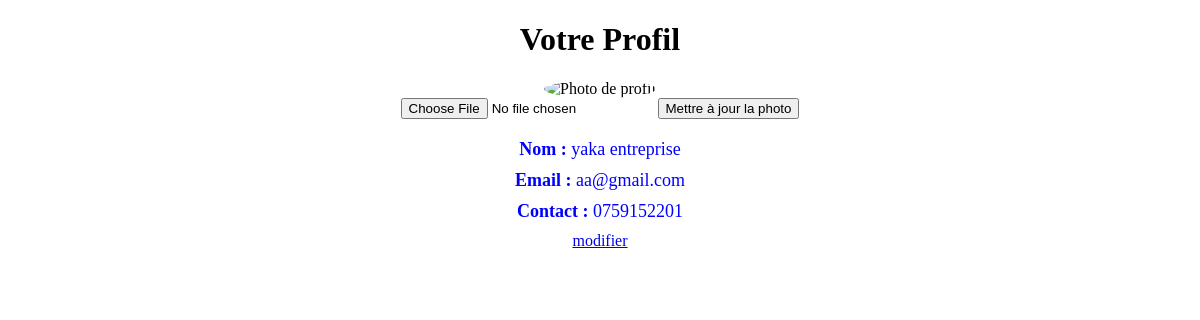
The app's page /profil (signed in) with its own data.
### tables this page shows
CREATE TABLE utilisateur (
        id INTEGER PRIMARY KEY AUTOINCREMENT,
        nom TEXT,
        email TEXT UNIQUE,
        contact TEXT UNIQUE,
        mot_de_passe TEXT,
        solde REAL DEFAULT 3000
    );

### app.py (the view)
@app.route('/profil', methods=['GET', 'POST'])
@login_required
def profil():
    return render_template('profil.html', nom=current_user.nom, email=current_user.email, contact=current_user.contact)

### app.py (called while the page is built)
@login_manager.user_loader
def load_user(user_id):
    cursor.execute('SELECT * FROM utilisateur WHERE id = ?', (user_id,))
    utilisateur_data = cursor.fetchone()
    if utilisateur_data:
        return Utilisateur(*utilisateur_data)
    return None

### templates/profil.html (shortened to what this page needs)
<!DOCTYPE html>
<html lang="en">
<head>
</head>
<body>
    <div class="profile-container">
        <h1>Votre Profil</h1>
        <img class="profile-image"  alt="Photo de profil">
        <form method="POST" enctype="multipart/form-data">
            <input type="file" name="photo" accept="image/*">
            <button type="submit">Mettre à jour la photo</button>
        </form>
        <div class="profile-info">
            <p><strong>Nom :</strong> {{ nom }}</p>
            <p><strong>Email :</strong> {{ email }}</p>
            <p><strong>Contact :</strong> {{ contact }}</p>
        </div>
        <a href="{{url_for('modifier_profil')}}">modifier</a>
    </div>
</body>
</html>

### templates/profil.html (style rules this page uses)
.profile-container { text-align: center; margin-top: 20px; }
.profile-image { border-radius: 50%; width: 150px; height: 150px; object-fit: cover; }
.profile-info { margin-top: 20px; }
.profile-info p { font-size: 18px; margin: 10px 0; color: blue; }

### records on screen
utilisateur: nom "yaka entreprise", email "aa@gmail.com", contact "0759152201"
